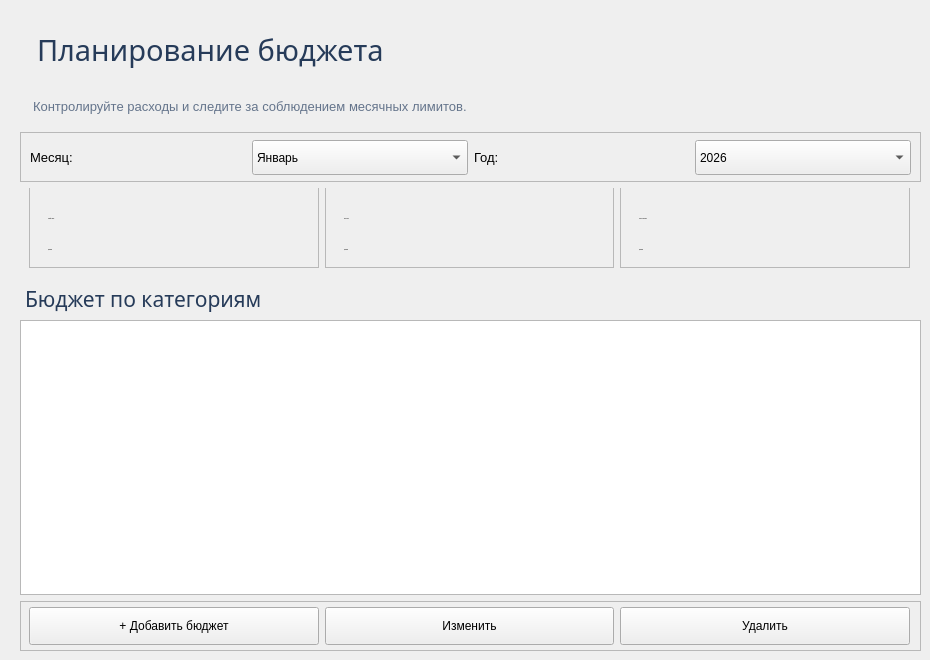
           <widget class="QWidget" name="pageBudget">
            <widget class="QWidget" name="layoutWidget">
             <property name="geometry">
              <rect>
               <x>20</x>
               <y>20</y>
               <width>901</width>
               <height>631</height>
              </rect>
             </property>
             <layout class="QVBoxLayout" name="verticalLayout_10">
              <item>
               <widget class="QLabel" name="lblBudgetTitle">
                <property name="font">
                 <font>
                  <family>Gill Sans MT</family>
                  <pointsize>22</pointsize>
                 </font>
                </property>
                <property name="styleSheet">
                 <string notr="true">color: #263B59; padding: 10px;</string>
                </property>
                <property name="text">
                 <string>Планирование бюджета</string>
                </property>
               </widget>
              </item>
              <item>
               <widget class="QLabel" name="lblBudgetDescription">
                <property name="font">
                 <font>
                  <pointsize>10</pointsize>
                 </font>
                </property>
                <property name="styleSheet">
                 <string notr="true">color: #64748B; padding-left: 10px;</string>
                </property>
                <property name="text">
                 <string>Контролируйте расходы и следите за соблюдением месячных лимитов.</string>
                </property>
               </widget>
              </item>
              <item>
               <widget class="QFrame" name="budgetPeriodContainer">
                <property name="minimumSize">
                 <size>
                  <width>0</width>
                  <height>50</height>
                 </size>
                </property>
                <property name="maximumSize">
                 <size>
                  <width>16777215</width>
                  <height>90</height>
                 </size>
                </property>
                <property name="frameShape">
                 <enum>QFrame::Shape::StyledPanel</enum>
                </property>
                <property name="frameShadow">
                 <enum>QFrame::Shadow::Raised</enum>
                </property>
                <widget class="QWidget" name="horizontalLayoutWidget_6">
                 <property name="geometry">
                  <rect>
                   <x>10</x>
                   <y>0</y>
                   <width>881</width>
                   <height>51</height>
                  </rect>
                 </property>
                 <layout class="QHBoxLayout" name="horizontalLayout_6">
                  <item>
                   <widget class="QLabel" name="lblBudgetMonth">
                    <property name="minimumSize">
                     <size>
                      <width>0</width>
                      <height>0</height>
                     </size>
                    </property>
                    <property name="font">
                     <font>
                      <pointsize>10</pointsize>
                     </font>
                    </property>
                    <property name="text">
                     <string>Месяц:</string>
                    </property>
                   </widget>
                  </item>
                  <item>
                   <widget class="QComboBox" name="cmbBudgetMonth">
                    <property name="minimumSize">
                     <size>
                      <width>140</width>
                      <height>35</height>
                     </size>
                    </property>
                    <property name="font">
                     <font>
                      <family>Segoe UI</family>
                     </font>
                    </property>
                    <item>
                     <property name="text">
                      <string>Январь</string>
                     </property>
                    </item>
                    <item>
                     <property name="text">
                      <string>Февраль</string>
                     </property>
                    </item>
                    <item>
                     <property name="text">
                      <string>Март</string>
                     </property>
                    </item>
                    <item>
                     <property name="text">
                      <string>Апрель</string>
                     </property>
                    </item>
                    <item>
                     <property name="text">
                      <string>Май</string>
                     </property>
                    </item>
                    <item>
                     <property name="text">
                      <string>Июнь</string>
                     </property>
                    </item>
                    <item>
                     <property name="text">
                      <string>Июль</string>
                     </property>
                    </item>
                    <item>
                     <property name="text">
                      <string>Август</string>
                     </property>
                    </item>
                    <item>
                     <property name="text">
                      <string>Сентябрь</string>
                     </property>
                    </item>
                    <item>
                     <property name="text">
                      <string>Октябрь</string>
                     </property>
                    </item>
                    <item>
                     <property name="text">
                      <string>Ноябрь</string>
                     </property>
                    </item>
                    <item>
                     <property name="text">
                      <string>Декабрь</string>
                     </property>
                    </item>
                   </widget>
                  </item>
                  <item>
                   <widget class="QLabel" name="lblBudgetYear">
                    <property name="font">
                     <font>
                      <pointsize>10</pointsize>
                     </font>
                    </property>
                    <property name="text">
                     <string>Год:</string>
                    </property>
                   </widget>
                  </item>
                  <item>
                   <widget class="QComboBox" name="cmbBudgetYear">
                    <property name="minimumSize">
                     <size>
                      <width>110</width>
                      <height>35</height>
                     </size>
                    </property>
                    <item>
                     <property name="text">
                      <string>2026</string>
                     </property>
                    </item>
                   </widget>
                  </item>
                 </layout>
                </widget>
               </widget>
              </item>
              <item>
               <widget class="QWidget" name="budgetStatsContainer" native="true">
                <property name="minimumSize">
                 <size>
                  <width>0</width>
                  <height>80</height>
                 </size>
                </property>
                <property name="maximumSize">
                 <size>
                  <width>16777215</width>
                  <height>110</height>
                 </size>
                </property>
                <widget class="QWidget" name="horizontalLayoutWidget_7">
                 <property name="geometry">
                  <rect>
                   <x>9</x>
                   <y>-1</y>
                   <width>881</width>
                   <height>81</height>
                  </rect>
                 </property>
                 <layout class="QHBoxLayout" name="horizontalLayout_7">
                  <item>
                   <widget class="QFrame" name="cardBudgetLimit">
                    <property name="frameShape">
                     <enum>QFrame::Shape::StyledPanel</enum>
                    </property>
                    <property name="frameShadow">
                     <enum>QFrame::Shadow::Raised</enum>
                    </property>
                    <widget class="QWidget" name="verticalLayoutWidget_8">
                     <property name="geometry">
                      <rect>
                       <x>19</x>
                       <y>19</y>
                       <width>261</width>
                       <height>56</height>
                      </rect>
                     </property>
                     <layout class="QVBoxLayout" name="verticalLayout_11">
                      <item>
                       <widget class="QLabel" name="lblBudgetLimitTitle">
                        <property name="font">
                         <font>
                          <pointsize>-1</pointsize>
                         </font>
                        </property>
                        <property name="text">
                         <string>Общий лимит</string>
                        </property>
                       </widget>
                      </item>
                      <item>
                       <widget class="QLabel" name="lblBudgetLimitValue">
                        <property name="font">
                         <font>
                          <pointsize>-1</pointsize>
                          <bold>true</bold>
                         </font>
                        </property>
                        <property name="text">
                         <string>0,00 руб.</string>
                        </property>
                       </widget>
                      </item>
                     </layout>
                    </widget>
                   </widget>
                  </item>
                  <item>
                   <widget class="QFrame" name="cardBudgetSpent">
                    <property name="frameShape">
                     <enum>QFrame::Shape::StyledPanel</enum>
                    </property>
                    <property name="frameShadow">
                     <enum>QFrame::Shadow::Raised</enum>
                    </property>
                    <widget class="QWidget" name="verticalLayoutWidget_9">
                     <property name="geometry">
                      <rect>
                       <x>19</x>
                       <y>19</y>
                       <width>261</width>
                       <height>56</height>
                      </rect>
                     </property>
                     <layout class="QVBoxLayout" name="verticalLayout_12">
                      <item>
                       <widget class="QLabel" name="lblBudgetSpentTitle">
                        <property name="font">
                         <font>
                          <pointsize>-1</pointsize>
                         </font>
                        </property>
                        <property name="text">
                         <string>Потрачено</string>
                        </property>
                       </widget>
                      </item>
                      <item>
                       <widget class="QLabel" name="lblBudgetSpentValue">
                        <property name="font">
                         <font>
                          <pointsize>-1</pointsize>
                          <bold>true</bold>
                         </font>
                        </property>
                        <property name="text">
                         <string>0,00 руб.</string>
                        </property>
                       </widget>
                      </item>
                     </layout>
                    </widget>
                   </widget>
                  </item>
                  <item>
                   <widget class="QFrame" name="cardBudgetRemaining">
                    <property name="frameShape">
                     <enum>QFrame::Shape::StyledPanel</enum>
                    </property>
                    <property name="frameShadow">
                     <enum>QFrame::Shadow::Raised</enum>
                    </property>
                    <widget class="QWidget" name="verticalLayoutWidget_10">
                     <property name="geometry">
                      <rect>
                       <x>19</x>
                       <y>19</y>
                       <width>261</width>
                       <height>56</height>
                      </rect>
                     </property>
                     <layout class="QVBoxLayout" name="verticalLayout_13">
                      <item>
                       <widget class="QLabel" name="lblBudgetRemainingTitle">
                        <property name="font">
                         <font>
                          <pointsize>-1</pointsize>
                         </font>
                        </property>
                        <property name="text">
                         <string>Остаток бюджета</string>
                        </property>
                       </widget>
                      </item>
                      <item>
                       <widget class="QLabel" name="lblBudgetRemainingValue">
                        <property name="font">
                         <font>
                          <pointsize>-1</pointsize>
                          <bold>true</bold>
                         </font>
                        </property>
                        <property name="text">
                         <string>0,00 руб.</string>
                        </property>
                       </widget>
                      </item>
                     </layout>
                    </widget>
                   </widget>
                  </item>
                 </layout>
                </widget>
               </widget>
              </item>
              <item>
               <widget class="QLabel" name="lblBudgetTableTitle">
                <property name="font">
                 <font>
                  <family>Gill Sans MT</family>
                  <pointsize>16</pointsize>
                  <bold>false</bold>
                 </font>
                </property>
                <property name="styleSheet">
                 <string notr="true">color: #263B59; padding-top: 10px;</string>
                </property>
                <property name="text">
                 <string>Бюджет по категориям</string>
                </property>
               </widget>
              </item>
              <item>
               <widget class="QTableView" name="tableBudgets">
                <property name="minimumSize">
                 <size>
                  <width>0</width>
                  <height>175</height>
                 </size>
                </property>
                <property name="maximumSize">
                 <size>
                  <width>16777215</width>
                  <height>275</height>
                 </size>
                </property>
                <property name="editTriggers">
                 <set>QAbstractItemView::EditTrigger::NoEditTriggers</set>
                </property>
                <property name="alternatingRowColors">
                 <bool>true</bool>
                </property>
                <property name="selectionBehavior">
                 <enum>QAbstractItemView::SelectionBehavior::SelectRows</enum>
                </property>
                <property name="sortingEnabled">
                 <bool>true</bool>
                </property>
               </widget>
              </item>
              <item>
               <widget class="QFrame" name="budgetActions">
                <property name="minimumSize">
                 <size>
                  <width>0</width>
                  <height>50</height>
                 </size>
                </property>
                <property name="maximumSize">
                 <size>
                  <width>16777215</width>
                  <height>75</height>
                 </size>
                </property>
                <property name="frameShape">
                 <enum>QFrame::Shape::StyledPanel</enum>
                </property>
                <property name="frameShadow">
                 <enum>QFrame::Shadow::Raised</enum>
                </property>
                <widget class="QWidget" name="horizontalLayoutWidget_8">
                 <property name="geometry">
                  <rect>
                   <x>9</x>
                   <y>0</y>
                   <width>881</width>
                   <height>51</height>
                  </rect>
                 </property>
                 <layout class="QHBoxLayout" name="horizontalLayout_8">
                  <item>
                   <widget class="QPushButton" name="btnAddBudget">
                    <property name="minimumSize">
                     <size>
                      <width>160</width>
                      <height>38</height>
                     </size>
                    </property>
                    <property name="text">
                     <string>+ Добавить бюджет</string>
                    </property>
                   </widget>
                  </item>
                  <item>
                   <widget class="QPushButton" name="btnEditBudget">
                    <property name="minimumSize">
                     <size>
                      <width>160</width>
                      <height>38</height>
                     </size>
                    </property>
                    <property name="text">
                     <string>Изменить</string>
                    </property>
                   </widget>
                  </item>
                  <item>
                   <widget class="QPushButton" name="btnDeleteBudget">
                    <property name="minimumSize">
                     <size>
                      <width>120</width>
                      <height>38</height>
                     </size>
                    </property>
                    <property name="text">
                     <string>Удалить</string>
                    </property>
                   </widget>
                  </item>
                 </layout>
                </widget>
               </widget>
              </item>
             </layout>
            </widget>
           </widget>
